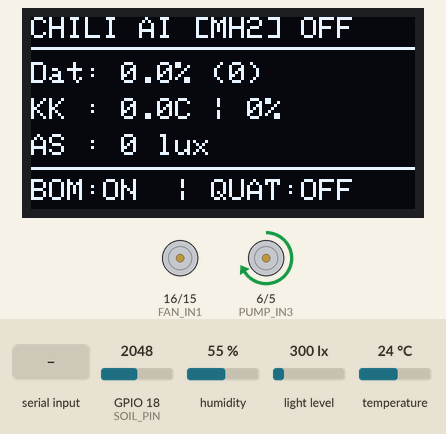
This sketch was run on a simulated ESP32-S3. Parts: 128×64 one-colour display, motor-driver pin pairs drawn as motors (green arrow = first pin HIGH = forward, orange = second pin HIGH = backward, longer = more drive, scaled by the enable pin). The test bench sets the inputs (shaded band); at power-on: temperature 24 °C, GPIO 18 (SOIL_PIN) = 2048, humidity 55 %, light level 300 lx. What the sketch prints to the serial monitor is not drawn.

Above: at 1.2 s.
1.3 s: temperature set to 32.2 °C
At 2.4 s:
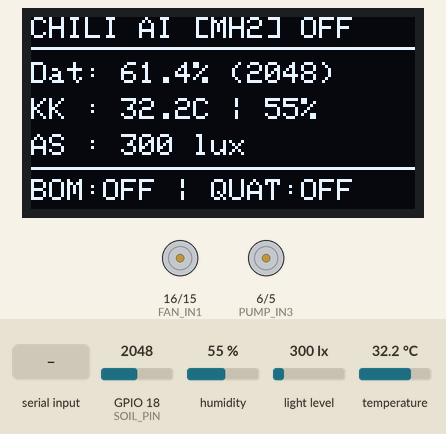
3.6 s: temperature set to 33.7 °C
At 5.2 s:
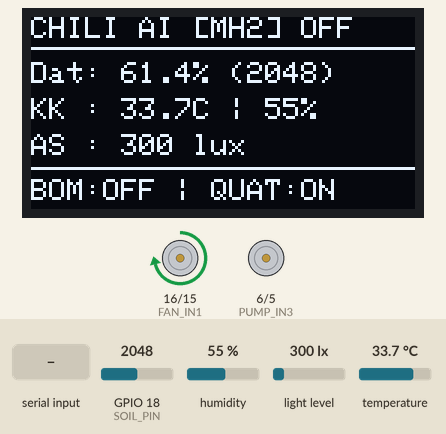
5.6 s: GPIO 18 (SOIL_PIN) set to 122
At 6.7 s:
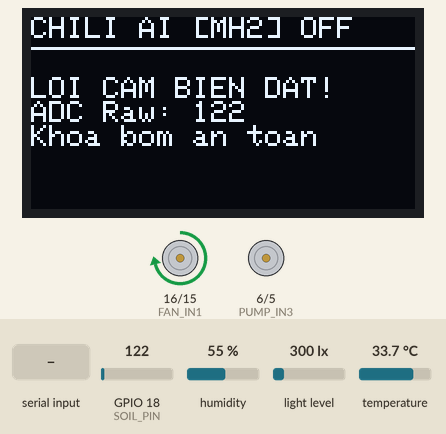
7.6 s: "1\n" received over Serial
At 8.8 s:
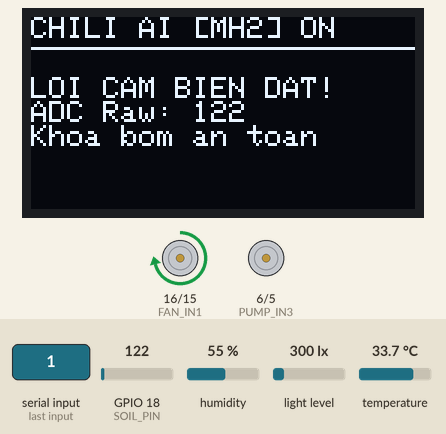
9.1 s: GPIO 18 (SOIL_PIN) set to 179
At 11.0 s:
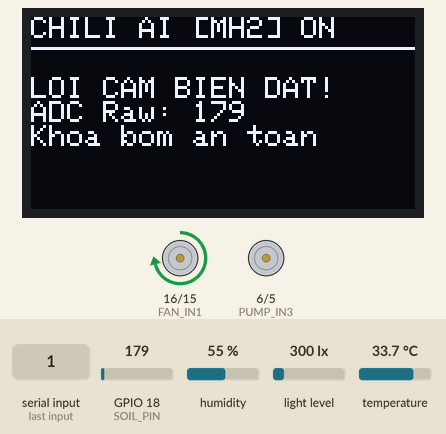
11.6 s: GPIO 18 (SOIL_PIN) set to 220
At 12.5 s:
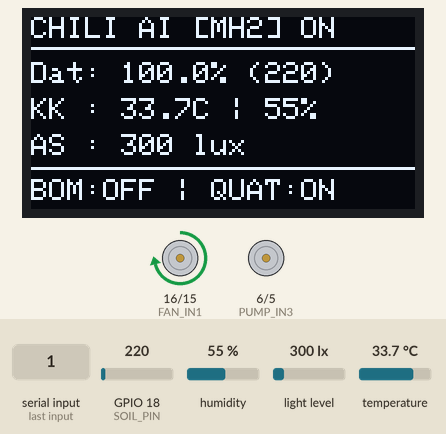
Timing chart, 0 to 14.6 s (numbered marks = the images above; inputs shaded):
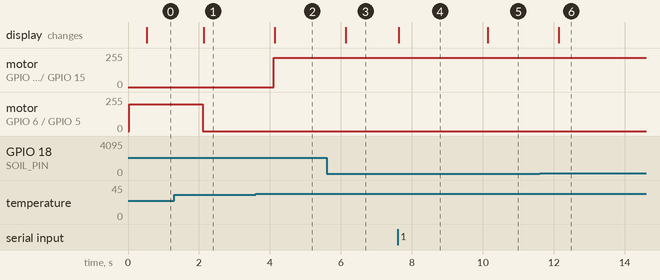

The sketch:

main.ino
```cpp
#include <Wire.h>
#include <Adafruit_AHTX0.h>
#include <BH1750.h>
#include <Adafruit_GFX.h>
#include <Adafruit_SSD1306.h>
#include <ArduinoJson.h>

// ================= CHỌN MÔ HÌNH PHẦN CỨNG (THEO SƠ ĐỒ ĐẤU NỐI) =================
// Chọn mô hình bạn đang nạp code:
// #define MODEL_1  // Mô hình 1: Cảm biến đất ở GPIO 7
#define MODEL_2  // Mô hình 2: Cảm biến đất ở GPIO 18

#ifdef MODEL_1
  #define SOIL_PIN 7
  const char* MODEL_NAME = "MH1";
#else
  #define SOIL_PIN 18
  const char* MODEL_NAME = "MH2";
#endif

// ================= SƠ ĐỒ CHÂN ESP32-S3 CHUẨN 100% THEO TÀI LIỆU =================
// 1. Bus I2C chung 4 dây (AHT20 - 0x38, BH1750 - 0x23, OLED SSD1306 - 0x3C)
#define I2C_SDA 8
#define I2C_SCL 9

// 2. Driver L298N - Kênh A (Quạt DC 5V làm mát / hong khô)
#define FAN_ENA 17  // Chân PWM tốc độ quạt (tháo jumper ENA)
#define FAN_IN1 16  // Hướng quạt
#define FAN_IN2 15  // Hướng quạt

// 3. Driver L298N - Kênh B (Máy bơm DC 5V tưới nước)
#define PUMP_ENB 4  // Chân PWM tốc độ bơm (tháo jumper ENB)
#define PUMP_IN3 6  // Hướng bơm
#define PUMP_IN4 5  // Hướng bơm

// 4. Nút BOOT trên board dừng khẩn cấp (ALL OFF)
#define BTN_EMERGENCY 0

// Cấu hình PWM cho ESP32 Core v3.x (1 kHz, 8-bit)
#define PWM_FREQ 1000
#define PWM_RES 8

// ================= NGƯỠNG HIỆU CHUẨN & AN TOÀN =================
const int ADC_AIR = 3400;        // Đất khô ngoài không khí (0%)
const int ADC_WATER = 1200;      // Nhúng nước (100%)
const int ADC_FAULT_LOW = 200;   // Ngưỡng đứt/chập cảm biến độ ẩm đất (SC01)
const int ADC_FAULT_HIGH = 4050;

const float SOIL_CRITICAL_DRY = 20.0; // Khô nguy cấp -> ưu tiên tưới
const float SOIL_SAFE_WET = 75.0;     // Đủ ẩm -> khóa tưới tuyệt đối
const float TEMP_FAN_ON = 33.0;
const float TEMP_FAN_OFF = 31.0;

const unsigned long MAX_PUMP_DURATION = 10000; // Giới hạn tưới tối đa 10s/lần
const unsigned long PUMP_COOLDOWN = 20000;     // Nghỉ tối thiểu 20s giữa 2 lần bơm
const unsigned long PC_TIMEOUT = 15000;        // Mất kết nối PC > 15s -> Offline (SC02)

// Khởi tạo các đối tượng cảm biến & màn hình
Adafruit_AHTX0 aht;
BH1750 lightMeter;
Adafruit_SSD1306 display(128, 64, &Wire, -1);

bool emergencyStop = false;
bool isOfflineMode = true;
bool sensorFault = false;
String systemMode = "AUTO";

bool pumpState = false;
unsigned long pumpStartTime = 0;
unsigned long lastPumpStopTime = 0;
bool fanState = false;

unsigned long lastPcCommTime = 0;
unsigned long lastSensorReadTime = 0;
unsigned long lastOledUpdateTime = 0;

float airTemp = 0.0, airHum = 0.0, lux = 0.0, soilPercent = 0.0;
int soilRaw = 0;

// Điều khiển Máy Bơm (Kênh B - L298N)
void setPump(bool state, int speedPWM) {
  if (emergencyStop || sensorFault || soilPercent >= SOIL_SAFE_WET) {
    state = false;
  }

  if (state) {
    if (!pumpState && (millis() - lastPumpStopTime < PUMP_COOLDOWN) && lastPumpStopTime != 0) {
      return;
    }
    if (!pumpState) pumpStartTime = millis();
    digitalWrite(PUMP_IN3, HIGH);
    digitalWrite(PUMP_IN4, LOW);
    ledcWrite(PUMP_ENB, constrain(speedPWM, 0, 255));
    pumpState = true;
  } else {
    if (pumpState) lastPumpStopTime = millis();
    digitalWrite(PUMP_IN3, LOW);
    digitalWrite(PUMP_IN4, LOW);
    ledcWrite(PUMP_ENB, 0);
    pumpState = false;
  }
}

// Điều khiển Quạt Làm Mát (Kênh A - L298N)
void setFan(bool state, int speedPWM) {
  if (emergencyStop) state = false;

  if (state) {
    digitalWrite(FAN_IN1, HIGH);
    digitalWrite(FAN_IN2, LOW);
    ledcWrite(FAN_ENA, constrain(speedPWM, 0, 255));
    fanState = true;
  } else {
    digitalWrite(FAN_IN1, LOW);
    digitalWrite(FAN_IN2, LOW);
    ledcWrite(FAN_ENA, 0);
    fanState = false;
  }
}

// Đọc toàn bộ cảm biến môi trường
void readSensors() {
  sensors_event_t humidity, temp;
  if (aht.getEvent(&humidity, &temp)) {
    airTemp = temp.temperature;
    airHum = humidity.relative_humidity;
  }

  if (lightMeter.measurementReady()) {
    lux = lightMeter.readLightLevel();
  }

  long sum = 0;
  for (int i = 0; i < 10; i++) {
    sum += analogRead(SOIL_PIN);
    delay(2);
  }
  soilRaw = sum / 10;

  // Kiểm tra lỗi SC01 (đứt dây hoặc chập cảm biến)
  if (soilRaw < ADC_FAULT_LOW || soilRaw > ADC_FAULT_HIGH) {
    sensorFault = true;
    setPump(false, 0);
  } else {
    sensorFault = false;
    float pct = map(soilRaw, ADC_AIR, ADC_WATER, 0, 1000) / 10.0;
    soilPercent = constrain(pct, 0.0, 100.0);
  }
}

// Logic bảo vệ an toàn & tự trị khi mất kết nối máy tính
void runSafetyAndLocalLogic() {
  // Nút BOOT nhấn = Dừng khẩn cấp ALL OFF (chỉ kích hoạt sau khi board đã khởi động ổn định 1.5s để tránh kích hoạt lúc nạp ROM)
  if (millis() > 1500 && digitalRead(BTN_EMERGENCY) == LOW) {
    delay(50);
    if (digitalRead(BTN_EMERGENCY) == LOW) {
      emergencyStop = true;
      setPump(false, 0);
      setFan(false, 0);
    }
  }

  // Khóa bơm nếu chạy vượt quá 10 giây
  if (pumpState && (millis() - pumpStartTime >= MAX_PUMP_DURATION)) {
    setPump(false, 0);
  }

  // Phát hiện mất kết nối PC quá 15 giây (SC02)
  if (millis() - lastPcCommTime > PC_TIMEOUT) {
    isOfflineMode = true;
  }

  // Tự trị Offline an toàn
  if (isOfflineMode && systemMode == "AUTO" && !emergencyStop) {
    if (!sensorFault && soilPercent < SOIL_CRITICAL_DRY) {
      setPump(true, 200);
    } else if (soilPercent >= 45.0) {
      setPump(false, 0);
    }

    if (airTemp >= TEMP_FAN_ON) setFan(true, 220);
    else if (airTemp <= TEMP_FAN_OFF) setFan(false, 0);
  }
}

// Giao tiếp UART với chương trình Python (115200 baud)
void handleSerialComm() {
  if (Serial.available() > 0) {
    String input = Serial.readStringUntil('\n');
    JsonDocument doc;
    if (!deserializeJson(doc, input)) {
      lastPcCommTime = millis();
      isOfflineMode = false;

      if (doc["reset_emergency"] == true) emergencyStop = false;
      if (doc["estop"] == true) {
        emergencyStop = true;
        setPump(false, 0);
        setFan(false, 0);
      }
      if (doc["mode"].is<const char*>()) systemMode = doc["mode"].as<String>();

      if (!emergencyStop) {
        if (doc["pump"].is<bool>()) setPump(doc["pump"], doc["pump_speed"] | 200);
        if (doc["fan"].is<bool>()) setFan(doc["fan"], doc["fan_speed"] | 200);
      }
    }
  }

  // Gửi telemetry lên máy tính mỗi 2 giây
  if (millis() - lastSensorReadTime >= 2000) {
    lastSensorReadTime = millis();
    readSensors();

    JsonDocument outDoc;
    outDoc["model"] = MODEL_NAME;
    outDoc["soil_raw"] = soilRaw;
    outDoc["soil_pct"] = round(soilPercent * 10) / 10.0;
    outDoc["temp"] = round(airTemp * 10) / 10.0;
    outDoc["hum"] = round(airHum * 10) / 10.0;
    outDoc["lux"] = round(lux);
    outDoc["pump"] = pumpState;
    outDoc["fan"] = fanState;
    outDoc["fault"] = sensorFault;
    outDoc["estop"] = emergencyStop;
    outDoc["offline"] = isOfflineMode;
    outDoc["mode"] = systemMode;

    serializeJson(outDoc, Serial);
    Serial.println();
  }
}

// Cập nhật màn hình OLED SSD1306
void updateOLED() {
  if (millis() - lastOledUpdateTime < 500) return;
  lastOledUpdateTime = millis();

  display.clearDisplay();
  display.setTextSize(1);
  display.setTextColor(SSD1306_WHITE);

  display.setCursor(0, 0);
  display.printf("CHILI AI [%s] %s", MODEL_NAME, isOfflineMode ? "OFF" : "ON");
  display.drawLine(0, 10, 128, 10, SSD1306_WHITE);

  if (emergencyStop) {
    display.setCursor(0, 22);
    display.setTextSize(2);
    display.println("ALL OFF!");
    display.setTextSize(1);
    display.println("Emergency Stopped");
    display.display();
    return;
  }

  if (sensorFault) {
    display.setCursor(0, 20);
    display.println("LOI CAM BIEN DAT!");
    display.printf("ADC Raw: %d\n", soilRaw);
    display.println("Khoa bom an toan");
    display.display();
    return;
  }

  display.setCursor(0, 15);
  display.printf("Dat: %.1f%% (%d)\n", soilPercent, soilRaw);
  display.setCursor(0, 27);
  display.printf("KK : %.1fC | %.0f%%\n", airTemp, airHum);
  display.setCursor(0, 39);
  display.printf("AS : %.0f lux\n", lux);

  display.drawLine(0, 50, 128, 50, SSD1306_WHITE);
  display.setCursor(0, 54);
  display.printf("BOM:%s | QUAT:%s", pumpState ? "ON " : "OFF", fanState ? "ON" : "OFF");
  display.display();
}

void setup() {
  Serial.begin(115200);
  pinMode(BTN_EMERGENCY, INPUT_PULLUP);
  pinMode(SOIL_PIN, INPUT);
  pinMode(FAN_IN1, OUTPUT);
  pinMode(FAN_IN2, OUTPUT);
  pinMode(PUMP_IN3, OUTPUT);
  pinMode(PUMP_IN4, OUTPUT);

  // Gắn kênh PWM cho quạt và bơm (ESP32 Arduino Core v3.x)
  ledcAttach(FAN_ENA, PWM_FREQ, PWM_RES);
  ledcAttach(PUMP_ENB, PWM_FREQ, PWM_RES);
  setPump(false, 0);
  setFan(false, 0);

  // Khởi động giao tiếp I2C và các cảm biến
  Wire.begin(I2C_SDA, I2C_SCL);
  display.begin(SSD1306_SWITCHCAPVCC, 0x3C);
  aht.begin();
  lightMeter.begin();
}

void loop() {
  handleSerialComm();
  runSafetyAndLocalLogic();
  updateOLED();
}
```

Measured:
- the behaviour switches between 32.9 and 33 °C on temperature (found by bisection; images 1 and 2)
- the behaviour switches between 199 and 200 on GPIO 18 (SOIL_PIN) (found by bisection; images 5 and 6)
- after the input at 1.3 s, the display: changes after 0.84 s (image 1)
- after the input at 3.6 s, motor on GPIO 16 (FAN_IN1) / GPIO 15 (FAN_IN2): stopped → forward 219/255 after 0.51 s; the display: changes after 0.54 s (image 2)
- after the input at 5.6 s, the display: changes after 0.54 s (image 3)
- after the input at 7.6 s, the display: changes at once (image 4)
- after the input at 9.1 s, the display: changes after 1.0 s (image 5)
- after the input at 11.6 s, the display: changes after 0.54 s (image 6)
